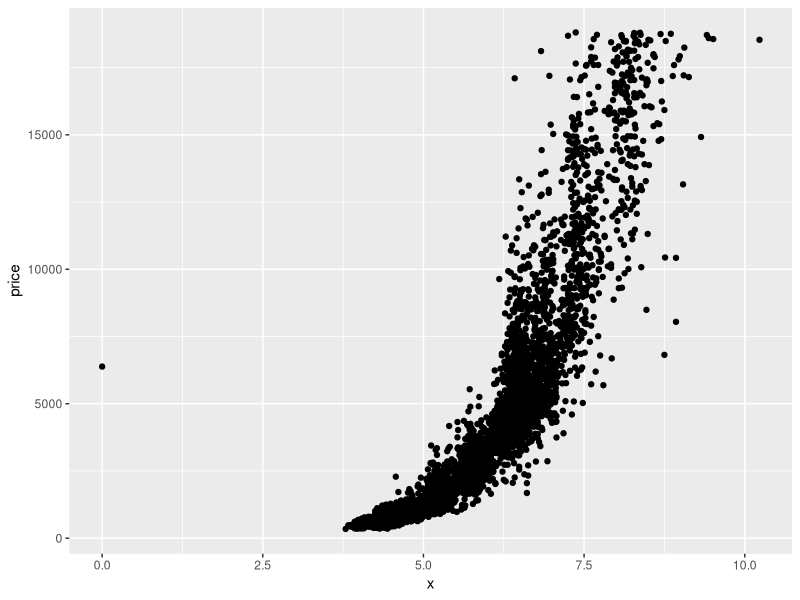
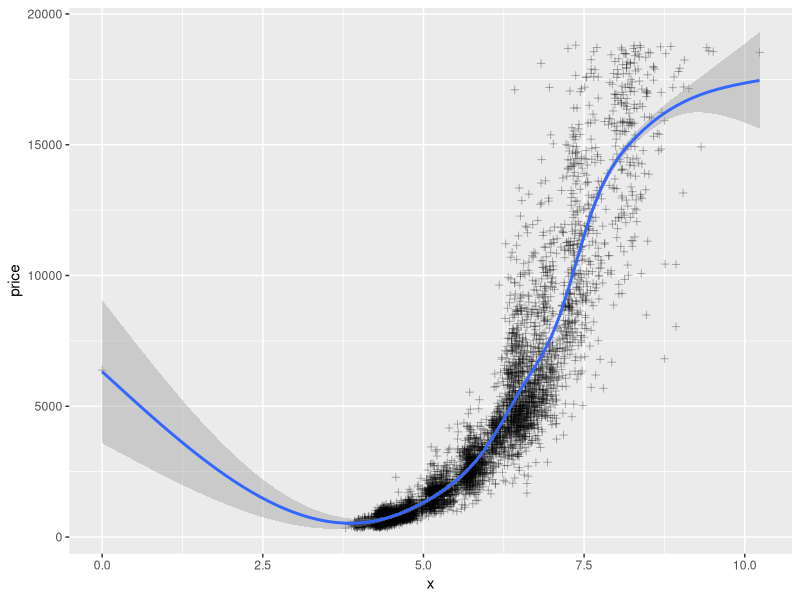
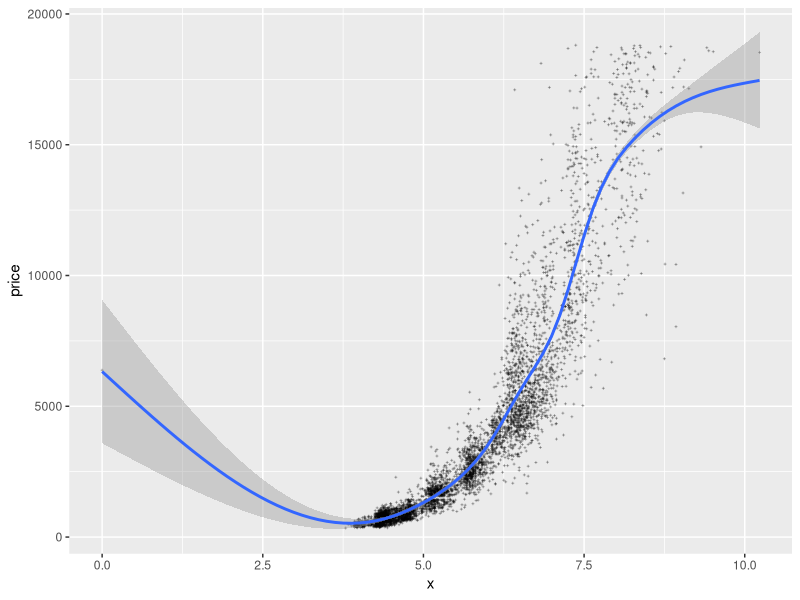
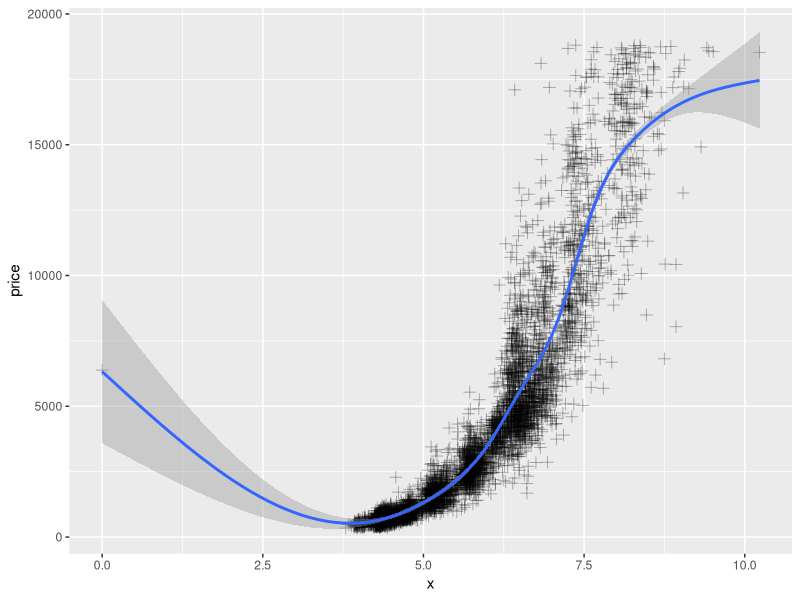
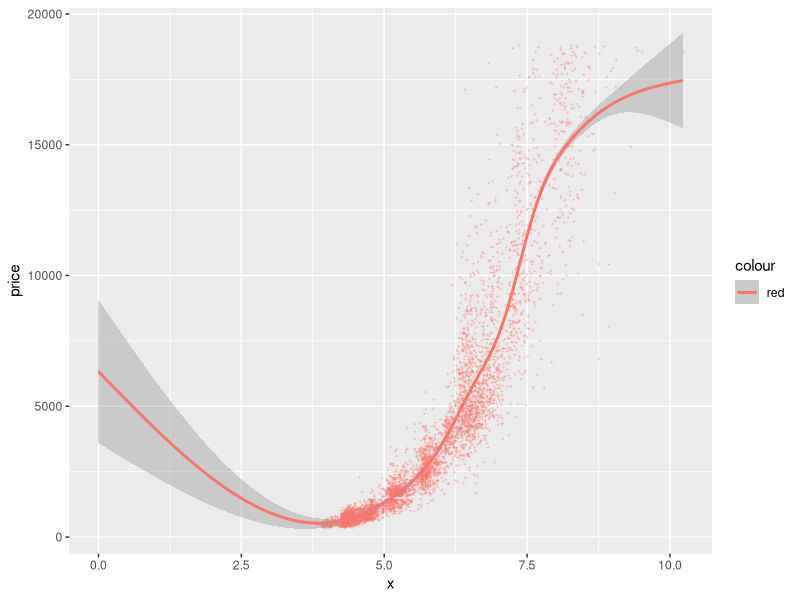
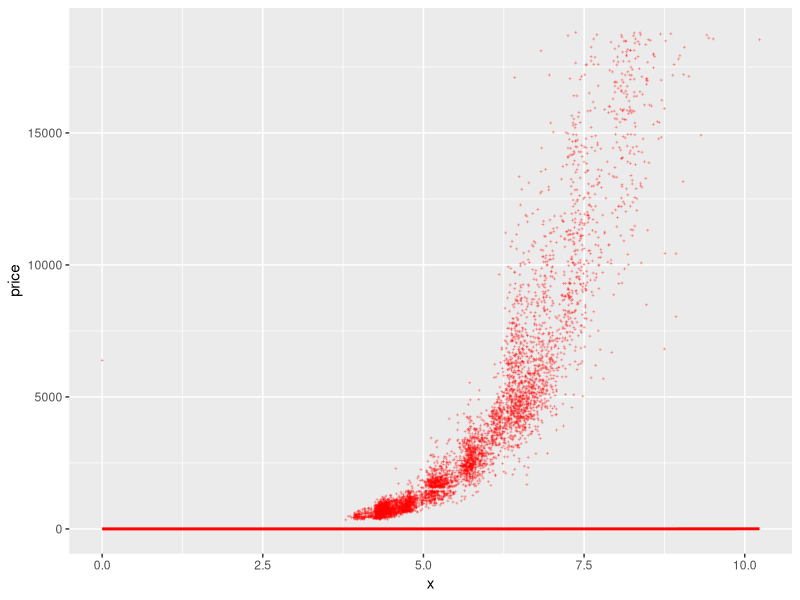
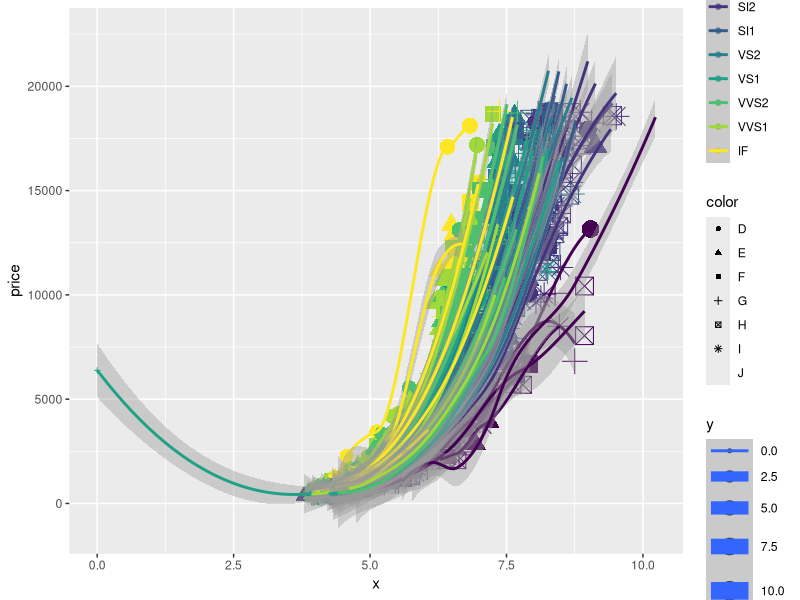
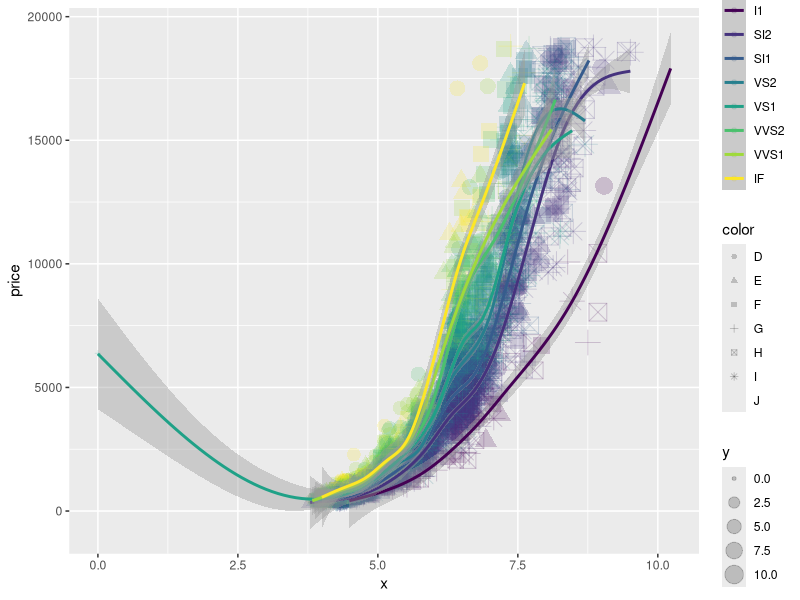

Here is the R script that generated these plots, in order:
#==================
# tworzenie wykresów w ggplot

library(tidyverse)

# przyjrzyjmy się zbiorowi danych "diamonds"

str(diamonds)

# ponieważ nasz zbiór danych zwiera bardzo dużo obserwacji, wylosujemy mniejszy podzbiór: np. 5000 wierszy

ile_wierszy_mamy <- dim(diamonds)[1]

set.seed(400)

wiersze_do_wybrania <- sample(x = 1:ile_wierszy_mamy, size = 5000)

diam_samp <- diamonds[wiersze_do_wybrania,]

# stworzymy prosty wykres związku wymiaru po osi x diamentu oraz jego ceny

ggplot(data = diam_samp, mapping = aes(x = x, y = price)) +
  geom_point()

# stajemy przed dwoma wyzwaniami: punkty na siebie zachodzą oraz chcielibyśmy zobaczyć profil modelujący dane
# pierwsze rozwiążemy dodając do geometrii punktowej parametr "alpha" z wartością np. 0.3; drugi problem rozwiążemy dodagąc nową geometrię "smooth"

# ZADANIE 1.1
# dodaj do naszego wykresu parametr alpha z wartością 0.3 oraz geometrię wygładzania "smooth"; dodatkowo zmień parametr "shape": warto sprawdzić jakie są dostępne (Google -> "r ggplot shapes")

ggplot(data = diam_samp, mapping = aes(x = x, y = price)) +
  geom_point(shape=3, alpha = 0.3) +
  geom_smooth()

# ZADANIE 1.2
# dodaj do naszego wykresu parametr alpha z wartością 0.3 oraz geometrię wygładzania "smooth"; dodatkowo zmień parametr "size": wypróbujcie wartości zarówno większe jak i mniejsze niż jeden

ggplot(data = diam_samp, mapping = aes(x = x, y = price)) +
  geom_point(shape=3, size=0.2, alpha = 0.3) +
  geom_smooth()

ggplot(data = diam_samp, mapping = aes(x = x, y = price)) +
  geom_point(shape=3, size=2.5, alpha = 0.3) +
  geom_smooth()

# ZADANIE 1.3
# dodaj do naszego wykresu parametr alpha z wartością 0.3 oraz geometrię wygładzania "smooth"; dodatkowo zmień parametr "color": warto sprawdzić jakie są dostępne (Google -> "r colors")

ggplot(data = diam_samp, mapping = aes(x = x, y = price, color="red")) +
  geom_point(shape=3, size=0.2, alpha = 0.3) +
  geom_smooth()

#=============
# parametry color, size i alpha nie muszą być stałe: mogą stać się estetykami, którym przyporządkujemy zmienne
# punkty naszego wykresu rozrzutu pokolorujmy zgodnie z kategoriami zadanymi zmienną "color" w zbiorze diamonds
# dodatkowo pozbądźmy się wstążki wkoło profilu przybliżonego (opcja "se" w geom_smooth())

ggplot(data = diam_samp, mapping = aes(x = x, y = price, color=I("red"))) +
  geom_point(shape=3, size=0.2, alpha = 0.3) +
  geom_smooth(aes(x,carat))

# ZADANIE 2 - dla wszystkich
# zmodyfikujmy nasz wykres tak, aby:
#   - estetyka "size" była zadana zmienną "y"
#   - estetyka "shape" była zadana zmienną "color"
#   - estetyka "color" była zadana zmienną "clarity"
# wszystkie powyższe estetyki przypiszmy w elemencie bazowym wykresu (ggplot())
# nie zapominajmy o geometrii smooth!
# przygotujcie się do dyskusji na temat tego, czy ten wykres jest czytelny i jasny w interpretacji

ggplot(data = diam_samp, mapping = aes(x = x, y = price, size=y, shape=color, color=clarity)) +
  geom_point() +
  geom_smooth()

#LEPSZE

ggplot(data = diam_samp, mapping = aes(x = x, y = price, color=clarity)) +
  geom_point(aes(size=y, shape=color), alpha=0.2) +
  geom_smooth()

#=============
# wyprobujmy geometrię "boxplot" - zerknijmy na ściągawkę...

# ZADANIE 3.1
# przygotujcie wykres bazujący na danych diam_samp; chcemy zobaczyć wykres pudełkowy dla zmiennej price w podziale zadanym zmienną "clarity"; zadbajcie o to, aby pudełka były wypełnione kolorem czerwonym

ggplot(data=diam_samp, mapping=aes(x=clarity,y=price))+
  geom_boxplot(fill="red")

# ZADANIE 3.2
# przygotujcie wykres bazujący na danych diam_samp; chcemy zobaczyć wykres pudełkowy dla zmiennej price w podziale zadanym zmienną "color"; zadbajcie o to, aby pudełka "leżały na boku" - były w orientacji poziomej

ggplot(data=diam_samp, mapping=aes(x=color,y=price))+
  geom_boxplot()+
  coord_flip()

# ZADANIE 3.3
# przygotujcie wykres bazujący na danych diam_samp; chcemy zobaczyć wykres pudełkowy dla zmiennej price w podziale zadanym zmienną "cut"; prócz geometrii boxplot dodajcie geometrię wykresu rozrzutu; czy wykres jest czytelny?

ggplot(data=diam_samp, mapping=aes(x=cut,y=price))+
  geom_boxplot()+
  geom_jitter(shape=8, aes(color=clarity))

#=============
# wypróbujmy geomterię wykresu kwantyl-kwantyl
# zerknijmy na histogramy rozkładów zmiennych x i y:

ggplot(diam_samp, aes(x = x)) +
  geom_histogram()

ggplot(diam_samp, aes(x = y)) +
  geom_histogram()

# korzystając z własności dziedziczenia estetyk możemy narysować dwa histogramy na jednym obrazku:

ggplot(diam_samp, aes(x = x)) +
  geom_histogram() +
  geom_histogram(aes(x = y))

# nic nam to jednak nie daje! jakie jest potencjalne rozwiązanie?

# ZADANIE4 - dla wszystkich
# znaleźć nazwę geometrii wykresu kwanty-kwantyl w ggplot()
# narysować wykres kwanty-kwantyl dla zmiennych x i y zbioru diam_samp (uwaga! w ggplot wykres kwantyl-kwantyl domyślnie porównuje zadany rozkład z rozkładem normalnym; zatem tworzymy dwa wykresy - osobno dla zmiennej x i osobno dla zmiennej y; zwracamy też uwagę na nazwę estetyki, która przechowuje przekazywany rozkład empiryczny, który ma być porównany z rozkłądem normalnym)
# zamienić kolor punktów wykresu na niebieski
# zamienić rozmiar punktów wykresu na 5
# zamienić przezroczystość punktów wykresu na 0.8
# *zamienić etykiety osi x ("rozmiar diamentu w kierunku x") oraz osi y ("rozmiar diamentu w kierunku y")

ggplot(diam_samp, aes(sample=x, color=I("blue"), size=I(5), alpha=I(0.8)))+
  geom_qq()+
  geom_qq(aes(sample=y))

ggplot(diam_samp, aes(sample=x, color=I("blue"), size=I(5), alpha=I(0.8)))+
  geom_qq()+
  geom_qq(aes(sample=y))+
  labs(x="rozmiar diamentu w kierunku x", y="rozmiar diamentu w kierunku y")

